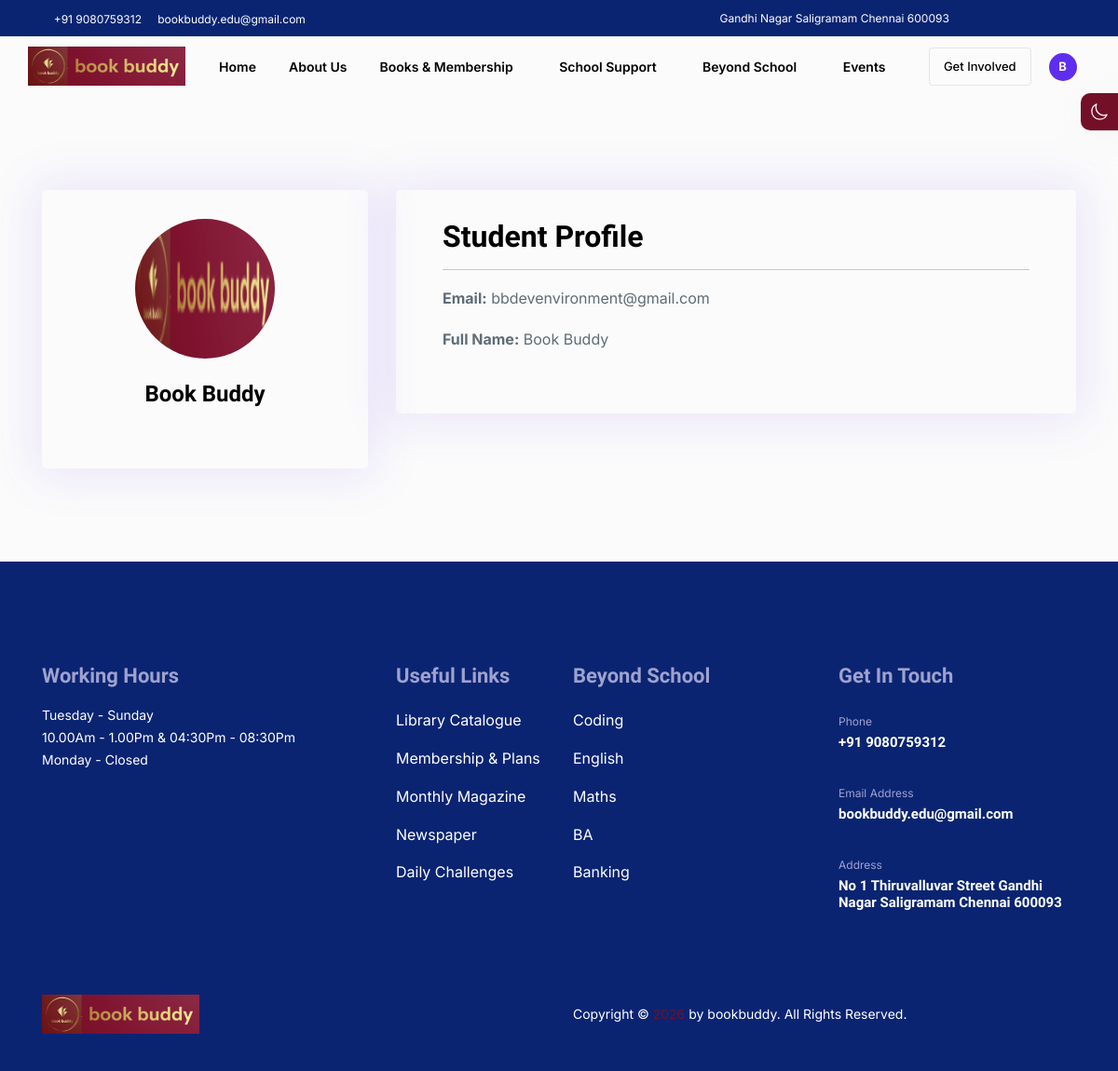
Page /users/1/ (signed in) on the committed database.
### edurock/users/models.py (models this page shows, shortened)
class User(AbstractUser):
    name = CharField(_("Name of User"), blank=True, max_length=255)
    image = models.ImageField(_("Profile Image"), upload_to="users/", blank=True, null=True)
    first_name = None
    last_name = None
    email = EmailField(_("email address"), unique=True)
    username = None
    USERNAME_FIELD = "email"
    REQUIRED_FIELDS = []
    objects = UserManager()

### edurock/users/views.py (the view)
class UserDetailView(LoginRequiredMixin, DetailView):
    model = User
    slug_field = "pk"
    template_name = "users/user_detail.html"

### edurock/users/context_processors.py (called while the page is built)
def allauth_settings(request):
    return {
        "ACCOUNT_ALLOW_REGISTRATION": settings.ACCOUNT_ALLOW_REGISTRATION,
    }

### edurock/templates/users/user_detail.html (shortened to what this page needs)
{% extends "base.html" %}
{% load static %}
{% block content %}
{% include 'partials/theme-switch.html' %}
<main class="main_wrapper overflow-hidden">
  {% include 'partials/top-banner.html' %}
  {% include 'partials/navbar.html' %}
<div class="container sp_top_100 sp_bottom_100">
    <div class="row">
        <div class="col-lg-4">
            <div class="loginarea__wraper text-center">
                <div class="profile__img__wrap mb-4">
                    {% if object.image %}
                        <img src="{{ object.image.url }}" alt="user" class="img-fluid rounded-circle" style="width: 150px; height: 150px; object-fit: cover; border: 5px solid #f8f9fa;">
                    {% else %}
                        <img src="{% static 'img/logo/logo_1.png' %}" alt="default" class="img-fluid rounded-circle" style="width: 150px; height: 150px;">
                    {% endif %}
                </div>
                <h4>{{ object.name|default:object.email }}</h4>
            </div>
        </div>
        <div class="col-lg-8">
            <div class="loginarea__wraper">
                <h2>Student Profile</h2>
                <hr>
                <p><strong>Email:</strong> {{ object.email }}</p>
                <p><strong>Full Name:</strong> {{ object.name }}</p>
            </div>
        </div>
    </div>
</div>
</main>
{% include 'partials/footer.html' %}
{% endblock content %}

### edurock/templates/partials/navbar.html (shortened to what this page needs)
{% load static %}
<header>
  <div class="headerarea headerarea__2 header__sticky header__area">
    <div class="container-fluid desktop__menu__wrapper" style="padding: 0 30px;">
      <div class="row align-items-center">
        <div class="col-xl-2 col-lg-2">
          <div class="headerarea__left">
            <div class="headerarea__left__logo">
              <a href="{% url 'pages:dynamic_pages' template_name='index' %}">
                <img loading="lazy" src="{% static 'img/logo/logo_1.png' %}" alt="logo">
              </a>
            </div>
          </div>
        </div>
        <div class="col-xl-8 col-lg-8 main_menu_wrap">
          <div class="headerarea__main__menu">
            <nav>
              <ul style="display: flex; justify-content: center; gap: 15px;">
                <li><a href="{% url 'pages:dynamic_pages' template_name='index' %}">Home</a></li>
                <li><a href="{% url 'pages:dynamic_pages' template_name='about' %}">About Us</a></li>
                <li>
                  <a class="headerarea__has__dropdown" href="{% url 'pages:dynamic_pages' template_name='library-catalogue' %}">
                    Books & Membership <i class="icofont-rounded-down"></i>
                  </a>
                </li>
                <li>
                  <a class="headerarea__has__dropdown" href="">School Support <i class="icofont-rounded-down"></i></a>
                </li>
                <li>
                  <a class="headerarea__has__dropdown" href="{% url 'pages:dynamic_pages' template_name='coming-soon' %}">
                    Beyond School <i class="icofont-rounded-down"></i>
                  </a>
                </li>
                <li>
                  <a class="headerarea__has__dropdown" href="{% url 'pages:dynamic_pages' template_name='calendar' %}">Events <i class="icofont-rounded-down"></i></a>
                </li>
              </ul>
            </nav>
          </div>
        </div>
        <div class="col-xl-2 col-lg-2">
          <div class="headerarea__right">
            <div class="d-flex align-items-center justify-content-end" style="gap: 12px;">
              <div class="headerarea__login">
                <a href="{% url 'pages:dynamic_pages' template_name='get-involved' %}"
                   style="white-space: nowrap; font-size: 13px; font-weight: 500;">
                   Get Involved
                </a>
              </div>
              {% if user.is_authenticated %}
                <div class="headerarea__main__menu">
                  <nav>
                    <ul style="margin: 0; padding: 0;">
                      <li class="headerarea__has__dropdown" style="margin: 0;">
                        <a class="d-flex align-items-center" href="#" style="gap: 5px; text-decoration: none; padding: 0;">
                          <div class="user-avatar-wrap" style="width: 30px; height: 30px; border-radius: 50%; background: #5f2ded; display: flex; align-items: center; justify-content: center; color: white; overflow: hidden;">
                            {% if user.image %}
                              <img src="{{ user.image.url }}" alt="user" style="width: 100%; height: 100%; object-fit: cover;">
                            {% else %}
                              <span style="font-size: 13px; font-weight: bold;">
                                {{ user.name|default:user.username|slice:":1" }}
                              </span>
                            {% endif %}
                          </div>
                          <i class="icofont-rounded-down" style="font-size: 12px;"></i>
                        </a>
                      </li>
                    </ul>
                  </nav>
                </div>
              {% endif %}
            </div>
          </div>
        </div>
      </div>
    </div>
  </div>
</header>

### rows in the picture
User: name "B", name "Book Buddy", email "bbdevenvironment@gmail.com"
